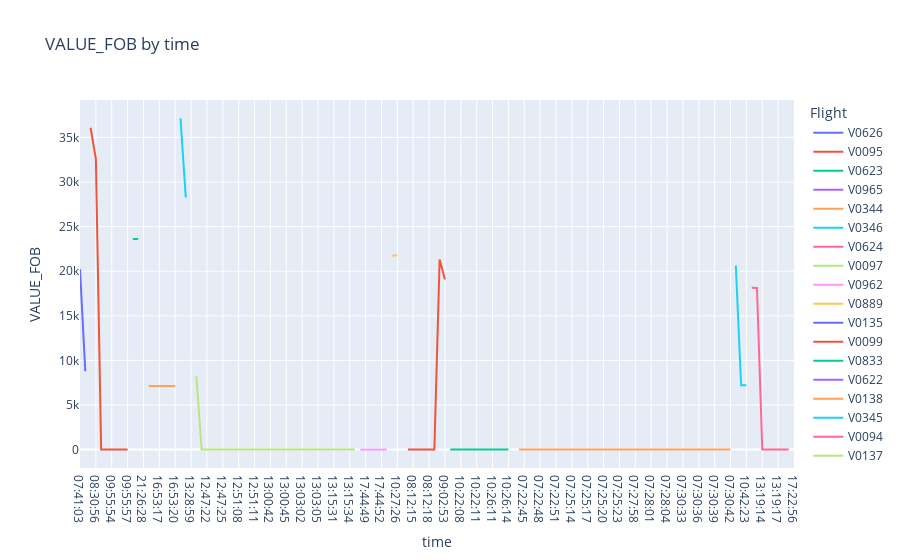

The notebook cell saved with this chart:
### Code cell
import plotly.express as px
fig4 = px.line(msn02_0, 
        x='time', 
        y='VALUE_FOB', 
        #labels={"hr": 'Hour', "cnt": 'Mean Rentals'},
        color='Flight',
        #color_discrete_sequence=['darkcyan', 'rebeccapurple'],
        title="VALUE_FOB by time")
#fig4.update_traces(mode="markers+lines", hovertemplate=None)
#fig4.update_layout(hovermode="x unified")
fig4.show()

### Figure 1 — Plotly figure (JSON) as saved in the notebook; plotly's stock layout.template omitted (floating-point values rounded to 4 significant figures)
{"data": [{"hovertemplate": "Flight=V0626<br>time=%{x}<br>VALUE_FOB=%{y}<extra></extra>", "legendgroup": "V0626", "line": {"color": "#636efa", "dash": "solid"}, "marker": {"symbol": "circle"}, "mode": "lines", "name": "V0626", "orientation": "v", "showlegend": true, "type": "scatter", "x": ["07:41:03", "11:29:24"], "xaxis": "x", "y": [20226, 8779], "yaxis": "y"}, {"hovertemplate": "Flight=V0095<br>time=%{x}<br>VALUE_FOB=%{y}<extra></extra>", "legendgroup": "V0095", "line": {"color": "#EF553B", "dash": "solid"}, "marker": {"symbol": "circle"}, "mode": "lines", "name": "V0095", "orientation": "v", "showlegend": true, "type": "scatter", "x": ["07:40:48", "08:30:56", "09:55:52", "09:55:53", "09:55:54", "09:55:55", "09:55:56", "09:55:57"], "xaxis": "x", "y": [36095, 32606, 0, 0, 0, 0, 0, 0], "yaxis": "y"}, {"hovertemplate": "Flight=V0623<br>time=%{x}<br>VALUE_FOB=%{y}<extra></extra>", "legendgroup": "V0623", "line": {"color": "#00cc96", "dash": "solid"}, "marker": {"symbol": "circle"}, "mode": "lines", "name": "V0623", "orientation": "v", "showlegend": true, "type": "scatter", "x": ["10:56:26", "10:56:27"], "xaxis": "x", "y": [23618, 23619], "yaxis": "y"}, {"hovertemplate": "Flight=V0965<br>time=%{x}<br>VALUE_FOB=%{y}<extra></extra>", "legendgroup": "V0965", "line": {"color": "#ab63fa", "dash": "solid"}, "marker": {"symbol": "circle"}, "mode": "lines", "name": "V0965", "orientation": "v", "showlegend": true, "type": "scatter", "x": ["21:26:28"], "xaxis": "x", "y": [6434], "yaxis": "y"}, {"hovertemplate": "Flight=V0344<br>time=%{x}<br>VALUE_FOB=%{y}<extra></extra>", "legendgroup": "V0344", "line": {"color": "#FFA15A", "dash": "solid"}, "marker": {"symbol": "circle"}, "mode": "lines", "name": "V0344", "orientation": "v", "showlegend": true, "type": "scatter", "x": ["16:53:15", "16:53:16", "16:53:17", "16:53:18", "16:53:19", "16:53:20"], "xaxis": "x", "y": [7137, 7137, 7136, 7137, 7135, 7136], "yaxis": "y"}, {"hovertemplate": "Flight=V0346<br>time=%{x}<br>VALUE_FOB=%{y}<extra></extra>", "legendgroup": "V0346", "line": {"color": "#19d3f3", "dash": "solid"}, "marker": {"symbol": "circle"}, "mode": "lines", "name": "V0346", "orientation": "v", "showlegend": true, "type": "scatter", "x": ["08:50:52", "11:16:50"], "xaxis": "x", "y": [37139, 28269], "yaxis": "y"}, {"hovertemplate": "Flight=V0624<br>time=%{x}<br>VALUE_FOB=%{y}<extra></extra>", "legendgroup": "V0624", "line": {"color": "#FF6692", "dash": "solid"}, "marker": {"symbol": "circle"}, "mode": "lines", "name": "V0624", "orientation": "v", "showlegend": true, "type": "scatter", "x": ["13:28:59"], "xaxis": "x", "y": [23520], "yaxis": "y"}, {"hovertemplate": "Flight=V0097<br>time=%{x}<br>VALUE_FOB=%{y}<extra></extra>", "legendgroup": "V0097", "line": {"color": "#B6E880", "dash": "solid"}, "marker": {"symbol": "circle"}, "mode": "lines", "name": "V0097", "orientation": "v", "showlegend": true, "type": "scatter", "x": ["11:59:40", "12:47:21", "12:47:22", "12:47:23", "12:47:24", "12:47:25", "12:47:26", "12:51:07", "12:51:08", "12:51:09", "12:51:10", "12:51:11", "13:00:40", "13:00:41", "13:00:42", "13:00:43", "13:00:44", "13:00:45", "13:03:00", "13:03:01", "13:03:02", "13:03:03", "13:03:04", "13:03:05", "13:03:06", "13:15:30", "13:15:31", "13:15:32", "13:15:33", "13:15:34", "13:15:35"], "xaxis": "x", "y": [8213, 0, 0, 0, 0, 0, 0, 0, 0, 0, 0, 0, 0, 0, 0, 0, 0, 0, 0, 0, 0, 0, 0, 0, 0, 0, 0, 0, 0, 0, 0], "yaxis": "y"}, {"hovertemplate": "Flight=V0962<br>time=%{x}<br>VALUE_FOB=%{y}<extra></extra>", "legendgroup": "V0962", "line": {"color": "#FF97FF", "dash": "solid"}, "marker": {"symbol": "circle"}, "mode": "lines", "name": "V0962", "orientation": "v", "showlegend": true, "type": "scatter", "x": ["17:44:48", "17:44:49", "17:44:50", "17:44:51", "17:44:52", "17:44:53"], "xaxis": "x", "y": [0, 0, 0, 0, 0, 0], "yaxis": "y"}, {"hovertemplate": "Flight=V0889<br>time=%{x}<br>VALUE_FOB=%{y}<extra></extra>", "legendgroup": "V0889", "line": {"color": "#FECB52", "dash": "solid"}, "marker": {"symbol": "circle"}, "mode": "lines", "name": "V0889", "orientation": "v", "showlegend": true, "type": "scatter", "x": ["10:22:23", "10:27:26", "10:22:23", "10:27:26"], "xaxis": "x", "y": [21751, 21794, 21751, 21794], "yaxis": "y"}, {"hovertemplate": "Flight=V0135<br>time=%{x}<br>VALUE_FOB=%{y}<extra></extra>", "legendgroup": "V0135", "line": {"color": "#636efa", "dash": "solid"}, "marker": {"symbol": "circle"}, "mode": "lines", "name": "V0135", "orientation": "v", "showlegend": true, "type": "scatter", "x": ["17:33:14"], "xaxis": "x", "y": [9800], "yaxis": "y"}, {"hovertemplate": "Flight=V0099<br>time=%{x}<br>VALUE_FOB=%{y}<extra></extra>", "legendgroup": "V0099", "line": {"color": "#EF553B", "dash": "solid"}, "marker": {"symbol": "circle"}, "mode": "lines", "name": "V0099", "orientation": "v", "showlegend": true, "type": "scatter", "x": ["08:12:14", "08:12:15", "08:12:16", "08:12:17", "08:12:18", "08:12:19", "08:30:49", "09:02:53"], "xaxis": "x", "y": [0, 0, 0, 0, 0, 0, 21318, 19062], "yaxis": "y"}, {"hovertemplate": "Flight=V0833<br>time=%{x}<br>VALUE_FOB=%{y}<extra></extra>", "legendgroup": "V0833", "line": {"color": "#00cc96", "dash": "solid"}, "marker": {"symbol": "circle"}, "mode": "lines", "name": "V0833", "orientation": "v", "showlegend": true, "type": "scatter", "x": ["10:22:06", "10:22:07", "10:22:08", "10:22:09", "10:22:10", "10:22:11", "10:26:09", "10:26:10", "10:26:11", "10:26:12", "10:26:13", "10:26:14"], "xaxis": "x", "y": [0, 0, 0, 0, 0, 0, 0, 0, 0, 0, 0, 0], "yaxis": "y"}, {"hovertemplate": "Flight=V0622<br>time=%{x}<br>VALUE_FOB=%{y}<extra></extra>", "legendgroup": "V0622", "line": {"color": "#ab63fa", "dash": "solid"}, "marker": {"symbol": "circle"}, "mode": "lines", "name": "V0622", "orientation": "v", "showlegend": true, "type": "scatter", "x": ["08:55:51"], "xaxis": "x", "y": [21869], "yaxis": "y"}, {"hovertemplate": "Flight=V0138<br>time=%{x}<br>VALUE_FOB=%{y}<extra></extra>", "legendgroup": "V0138", "line": {"color": "#FFA15A", "dash": "solid"}, "marker": {"symbol": "circle"}, "mode": "lines", "name": "V0138", "orientation": "v", "showlegend": true, "type": "scatter", "x": ["07:22:44", "07:22:45", "07:22:46", "07:22:47", "07:22:48", "07:22:49", "07:22:50", "07:22:51", "07:22:52", "07:22:53", "07:25:14", "07:25:15", "07:25:16", "07:25:17", "07:25:18", "07:25:19", "07:25:20", "07:25:21", "07:25:22", "07:25:23", "07:27:56", "07:27:57", "07:27:58", "07:27:59", "07:28:00", "07:28:01", "07:28:02", "07:28:03", "07:28:04", "07:28:05", "07:30:32", "07:30:33", "07:30:34", "07:30:35", "07:30:36", "07:30:37", "07:30:38", "07:30:39", "07:30:40", "07:30:41", "07:30:42"], "xaxis": "x", "y": [0, 0, 0, 0, 0, 0, 0, 0, 0, 0, 0, 0, 0, 0, 0, 0, 0, 0, 0, 0, 0, 0, 0, 0, 0, 0, 0, 0, 0, 0, 0, 0, 0, 0, 0, 0, 0, 0, 0, 0, 0], "yaxis": "y"}, {"hovertemplate": "Flight=V0345<br>time=%{x}<br>VALUE_FOB=%{y}<extra></extra>", "legendgroup": "V0345", "line": {"color": "#19d3f3", "dash": "solid"}, "marker": {"symbol": "circle"}, "mode": "lines", "name": "V0345", "orientation": "v", "showlegend": true, "type": "scatter", "x": ["06:58:33", "10:42:22", "10:42:23"], "xaxis": "x", "y": [20630, 7205, 7204], "yaxis": "y"}, {"hovertemplate": "Flight=V0094<br>time=%{x}<br>VALUE_FOB=%{y}<extra></extra>", "legendgroup": "V0094", "line": {"color": "#FF6692", "dash": "solid"}, "marker": {"symbol": "circle"}, "mode": "lines", "name": "V0094", "orientation": "v", "showlegend": true, "type": "scatter", "x": ["13:00:19", "13:01:06", "13:19:14", "13:19:15", "13:19:16", "13:19:17", "13:19:18", "13:19:19"], "xaxis": "x", "y": [18141, 18128, 0, 0, 0, 0, 0, 0], "yaxis": "y"}, {"hovertemplate": "Flight=V0137<br>time=%{x}<br>VALUE_FOB=%{y}<extra></extra>", "legendgroup": "V0137", "line": {"color": "#B6E880", "dash": "solid"}, "marker": {"symbol": "circle"}, "mode": "lines", "name": "V0137", "orientation": "v", "showlegend": true, "type": "scatter", "x": ["17:22:56"], "xaxis": "x", "y": [7489], "yaxis": "y"}], "layout": {"legend": {"title": {"text": "Flight"}, "tracegroupgap": 0}, "title": {"text": "VALUE_FOB by time"}, "xaxis": {"anchor": "y", "domain": [0, 1], "title": {"text": "time"}}, "yaxis": {"anchor": "x", "domain": [0, 1], "title": {"text": "VALUE_FOB"}}}}
